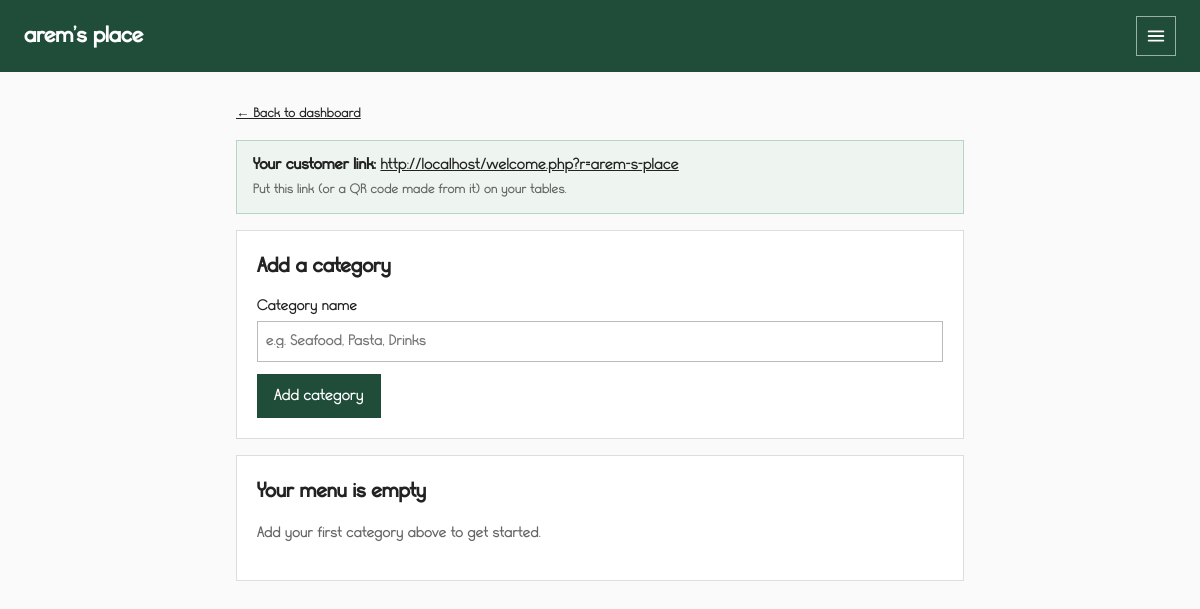
The page /admin.php (signed in) on the database as committed earlier.
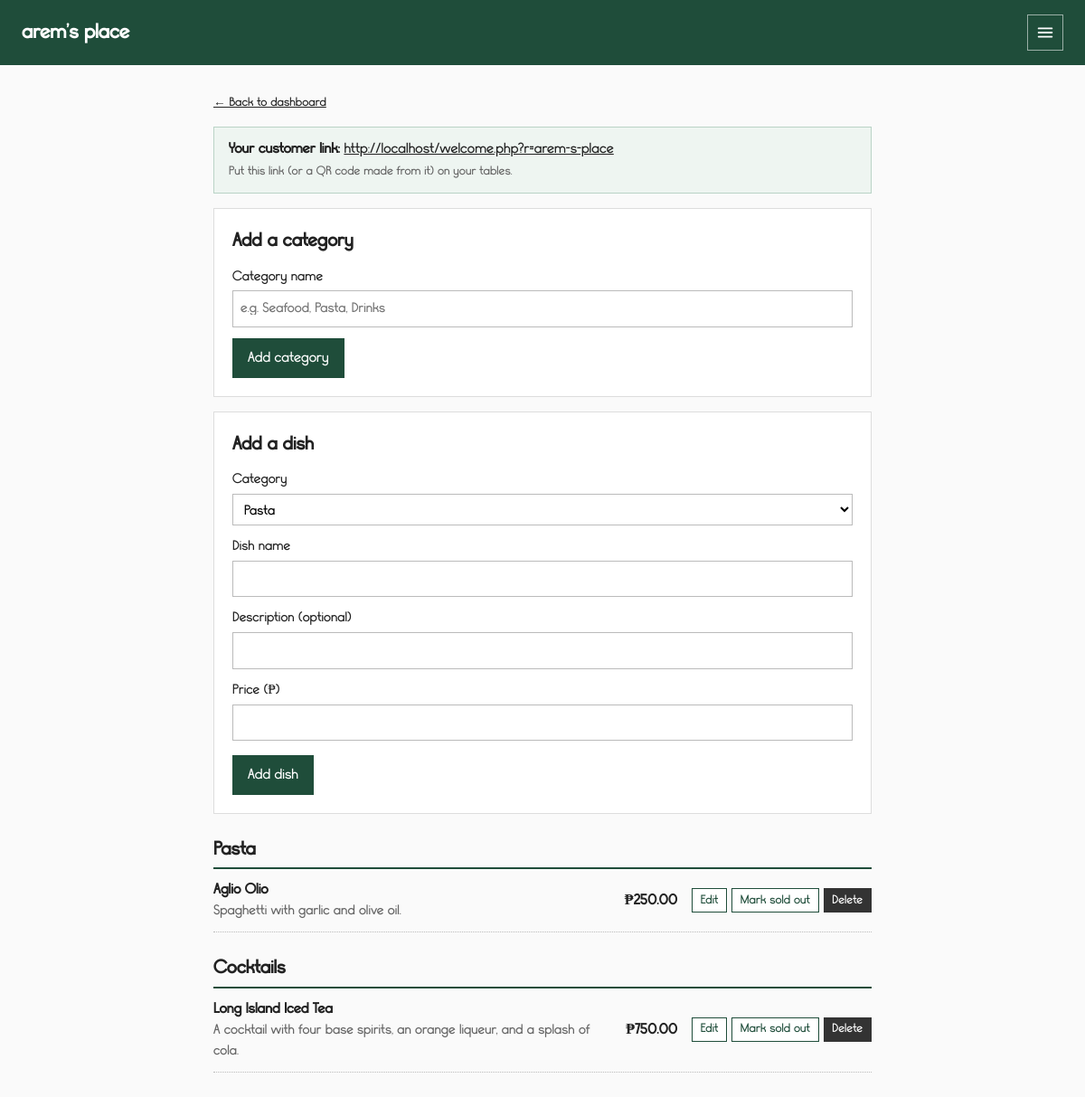
The same page on the database as committed later.
### tables this page shows
CREATE TABLE categories (
            id INTEGER PRIMARY KEY AUTOINCREMENT,
            restaurant_id INTEGER NOT NULL REFERENCES restaurants(id),
            name TEXT NOT NULL,
            sort_order INTEGER NOT NULL DEFAULT 0
        );

CREATE TABLE dishes (
            id INTEGER PRIMARY KEY AUTOINCREMENT,
            restaurant_id INTEGER NOT NULL REFERENCES restaurants(id),
            category_id INTEGER NOT NULL REFERENCES categories(id),
            name TEXT NOT NULL,
            description TEXT,
            price REAL NOT NULL,
            available INTEGER NOT NULL DEFAULT 1        -- 0 = sold out
        );

### DataStructures/DynamicArray.php (called while the page is built, shortened)
<?php
class DynamicArray {
    private ?ArraySlot $head;
    public function __construct(int $capacity = self::MIN_CAPACITY) {
        $this->capacity = $capacity;
        $this->head = self::allocate($capacity);
    }
    private static function allocate(int $count): ?ArraySlot {
        $head = null;
        for ($i = 0; $i < $count; $i++) {
            $slot = new ArraySlot();
            $slot->next = $head;
            $head = $slot;
        }
        return $head;
    }
    private function slotAt(int $index): ArraySlot {
        $slot = $this->head;
        for ($i = 0; $i < $index; $i++) $slot = $slot->next;
        return $slot;
    }
    public function get(int $index) {
        return $this->slotAt($index)->value;
    }
}

### DataStructures/HashMap.php (called while the page is built, shortened)
<?php
require_once __DIR__ . '/DynamicArray.php';
class HashMap {
    private DynamicArray $buckets;
    private int $capacity;
    public function __construct(int $capacity = 16) {
        $this->capacity = $capacity;
        $this->buckets = self::emptyTable($capacity);
    }
    private static function emptyTable(int $capacity): DynamicArray {
        $table = new DynamicArray($capacity);
        for ($i = 0; $i < $capacity; $i++) $table->add(null);
        return $table;
    }
    private static function hash($key, int $capacity): int {
        $text = (string)$key;
        $length = strlen($text);
        $h = 5381;
        for ($i = 0; $i < $length; $i++) {
            $h = (($h * 33) + ord($text[$i])) % 2147483647;
        }
        return $h % $capacity;
    }
    private function findEntry($key): ?HashEntry {
        $entry = $this->buckets->get(self::hash($key, $this->capacity));
        return null;
    }
    public function put($key, $value): void {
        $existing = $this->findEntry($key);
        $index = self::hash($key, $this->capacity);
        $this->buckets->set($index, new HashEntry($key, $value, $this->buckets->get($index)));
    }
}

### admin.php (the view, shortened to what this page needs)
<?php
require_once __DIR__ . '/menu_functions.php';
$rid = (int)$_SESSION['restaurant_id'];
[$grouped] = load_menu($rid, false);
$edit = null;
$link  = base_url() . '/welcome.php?r=' . $_SESSION['slug'];
page_start('My menu', owner_nav(), '', $_SESSION['restaurant_name']);
?>
<main class="narrow stack-gap">
    <p class="small"><a href="dashboard.php">&larr; Back to dashboard</a></p>
    <div class="linkbox">
        <strong>Your customer link:</strong> <a href="<?= e($link) ?>"><?= e($link) ?></a><br>
        <span class="muted small">Put this link (or a QR code made from it) on your tables.</span>
    </div>
    <form method="post" class="box">
        <h2>Add a category</h2>
        <label>Category name <input name="name" placeholder="e.g. Seafood, Pasta, Drinks" required></label>
        <button class="btn">Add category</button>
    </form>
    <?php if ($grouped): ?>
    <form method="post" class="box" id="dish-form">
        <h2><?= $edit ? 'Edit dish' : 'Add a dish' ?></h2>
        <label>Category
            <select name="category_id">
                <?php foreach ($grouped as $g): $cid = (int)$g['category']['id']; ?>
                    <option value="<?= $cid ?>" <?= ($edit && (int)$edit['category_id'] === $cid) ? 'selected' : '' ?>>
                        <?= e($g['category']['name']) ?></option>
                <?php endforeach; ?>
            </select>
        </label>
        <label>Dish name <input name="name" value="<?= e($edit['name'] ?? '') ?>" required></label>
        <label>Description (optional) <input name="description" value="<?= e($edit['description'] ?? '') ?>"></label>
        <label>Price (₱) <input type="number" name="price" step="0.01" min="0.01" value="<?= e($edit['price'] ?? '') ?>" required></label>
        <div class="actions">
            <button class="btn"><?= $edit ? 'Save changes' : 'Add dish' ?></button>
        </div>
    </form>
    <?php endif; ?>
    <div>
    <?php if (!$grouped): ?>
        <div class="box"><h2>Your menu is empty</h2><p class="muted">Add your first category above to get started.</p></div>
    <?php endif; ?>
    <?php foreach ($grouped as $g): $cid = (int)$g['category']['id']; ?>
        <div class="cat-head">
            <h2><?= e($g['category']['name']) ?></h2>
        </div>
        <?php foreach ($g['dishes'] as $d): $isOn = (int)$d['available'] === 1; ?>
            <div class="dish <?= $isOn ? '' : 'sold' ?>">
                <div class="dish-info">
                    <strong><?= e($d['name']) ?><?= $isOn ? '' : ' (sold out)' ?></strong>
                    <span class="muted"><?= e($d['description']) ?></span>
                </div>
                <span class="price"><?= peso($d['price']) ?></span>
                <div class="row-actions">
                    <a class="btn tiny light" href="admin.php?edit=<?= (int)$d['id'] ?>#dish-form">Edit</a>
                    <form method="post" class="inline">
                        <button class="btn tiny light"><?= $isOn ? 'Mark sold out' : 'Mark available' ?></button>
                    </form>
                    <form method="post" class="inline" onsubmit="return confirm('Delete this dish?')">
                        <button class="btn tiny dark">Delete</button>
                    </form>
                </div>
            </div>
        <?php endforeach; ?>
    <?php endforeach; ?>
    </div>
</main>
<?php page_end();

### bootstrap.php (shortened to what this page needs)
<?php
require_once __DIR__ . '/DataStructures/DynamicArray.php';
require_once __DIR__ . '/DataStructures/Queue.php';
require_once __DIR__ . '/DataStructures/HashMap.php';
function open_db(string $file): PDO {
    $pdo = new PDO('sqlite:' . $file);
    $pdo->setAttribute(PDO::ATTR_ERRMODE, PDO::ERRMODE_EXCEPTION);
    $pdo->setAttribute(PDO::ATTR_DEFAULT_FETCH_MODE, PDO::FETCH_ASSOC);
    $pdo->exec('PRAGMA foreign_keys = ON');
    return $pdo;
}
function schema_is_outdated(PDO $pdo): bool {
    $st = $pdo->prepare('SELECT COUNT(*) FROM sqlite_master WHERE type = ? AND name = ?');
    $st->execute(['table', 'users']);
    foreach ($pdo->query('PRAGMA table_info(users)') as $column) {
        if ($column['name'] === 'restaurant_id') return false;
    }
    return true;
}
function db(): PDO {
    static $pdo = null;
    if ($pdo) return $pdo;
    $dir  = __DIR__ . '/data';
    $file = $dir . '/restaurant.sqlite';
    $pdo = open_db($file);
    if (schema_is_outdated($pdo)) {
        $pdo = null;
        $backup = $dir . '/restaurant.old-' . date('Ymd-His') . '.sqlite';
        if (!rename($file, $backup)) {
            throw new RuntimeException('Could not move the outdated database aside. Delete ' . $file . ' and reload.');
        }
        $_SESSION = [];
        session_regenerate_id(true);
        $pdo = open_db($file);
    }
    $pdo->exec("
        CREATE TABLE IF NOT EXISTS restaurants (
            id INTEGER PRIMARY KEY AUTOINCREMENT,
            name TEXT NOT NULL,
            slug TEXT UNIQUE NOT NULL,                 -- used in the customer link
            table_count INTEGER NOT NULL DEFAULT 20
        );
        CREATE TABLE IF NOT EXISTS users (
            id INTEGER PRIMARY KEY AUTOINCREMENT,
            restaurant_id INTEGER NOT NULL REFERENCES restaurants(id),
            username TEXT UNIQUE NOT NULL,
            password_hash TEXT NOT NULL,
            role TEXT NOT NULL                          -- owner | kitchen
        );
        CREATE TABLE IF NOT EXISTS categories (
            id INTEGER PRIMARY KEY AUTOINCREMENT,
            restaurant_id INTEGER NOT NULL REFERENCES restaurants(id),
            name TEXT NOT NULL,
            sort_order INTEGER NOT NULL DEFAULT 0
        );
        CREATE TABLE IF NOT EXISTS dishes (
            id INTEGER PRIMARY KEY AUTOINCREMENT,
            restaurant_id INTEGER NOT NULL REFERENCES restaurants(id),
            category_id INTEGER NOT NULL REFERENCES categories(id),
            name TEXT NOT NULL,
            description TEXT,
            price REAL NOT NULL,
            available INTEGER NOT NULL DEFAULT 1        -- 0 = sold out
        );
        CREATE TABLE IF NOT EXISTS orders (
            id INTEGER PRIMARY KEY AUTOINCREMENT,
            restaurant_id INTEGER NOT NULL REFERENCES restaurants(id),
            table_no INTEGER NOT NULL,
            customer_name TEXT NOT NULL,
            note TEXT,
            status TEXT NOT NULL DEFAULT 'queued',      -- queued | cooking | served
            total REAL NOT NULL,
            created_at TEXT NOT NULL DEFAULT CURRENT_TIMESTAMP
        );
        CREATE TABLE IF NOT EXISTS order_items (
            id INTEGER PRIMARY KEY AUTOINCREMENT,
            order_id INTEGER NOT NULL REFERENCES orders(id),
            dish_id INTEGER NOT NULL,
            dish_name TEXT NOT NULL,                    -- copied at order time, so later menu edits
            price REAL NOT NULL,                        -- never change what an old order shows
            qty INTEGER NOT NULL
        );
    ");
    return $pdo;
}
function e($s): string { return htmlspecialchars((string)$s, ENT_QUOTES, 'UTF-8'); }
function peso($n): string { return '₱' . number_format((float)$n, 2); }
function base_url(): string {
    $scheme = (!empty($_SERVER['HTTPS']) && $_SERVER['HTTPS'] !== 'off') ? 'https' : 'http';
    return $scheme . '://' . $_SERVER['HTTP_HOST'] . rtrim(dirname($_SERVER['SCRIPT_NAME']), '/\\');
}
function page_start(string $title, string $right = '', string $extraHead = '', string $heading = ''): void { ?>
<!DOCTYPE html>
<html lang="en">
<head>
<link rel="stylesheet" href="style.css">
</head>
<body>
<header class="top">
    <h1><?= e($heading !== '' ? $heading : $title) ?></h1>
    <div class="top-right"><?= $right ?></div>
</header>
<?php }
function page_end(): void { echo "</body>\n</html>\n"; }
function header_menu(array $links, string $user = '', string $note = ''): string {
    $html = '<div class="header-account">';
    $html .= '<details class="menu">'
           . '<summary class="menu-button" aria-label="Account menu" title="Account menu">'
           . '<svg xmlns="http://www.w3.org/2000/svg" width="22" height="22" viewBox="0 0 24 24" fill="none" '
           . 'stroke="currentColor" stroke-width="2" stroke-linecap="round" aria-hidden="true" focusable="false">'
           . '<path d="M4 7h16M4 12h16M4 17h16"/></svg>'
           . '</summary>'
           . '<nav class="menu-panel" aria-label="Account menu">';
    foreach ($links as $label => $href) {
        $html .= '<a href="' . e($href) . '">' . e($label) . '</a>';
    }
    return $html . '</nav></details></div>';
}
function owner_nav(): string {
    return header_menu([
        'Menu'             => 'admin.php',
        'Dashboard'        => 'dashboard.php',
        'Staff & Settings' => 'staff.php',
        'Kitchen Screen'   => 'kitchen.php',
        'Sign Out'         => 'logout.php',
    ]);
}
function load_menu(int $restaurantId, bool $customerView = true): array {
    $cats = db()->prepare('SELECT * FROM categories WHERE restaurant_id = ? ORDER BY sort_order, id');
    $cats->execute([$restaurantId]);
    $dishQuery = db()->prepare(
        'SELECT * FROM dishes WHERE category_id = ?' . ($customerView ? ' AND available = 1' : '') . ' ORDER BY id'
    );
    $map = new HashMap();
    $grouped = [];
    foreach ($cats->fetchAll() as $c) {
        $dishQuery->execute([$c['id']]);
        $dishes = $dishQuery->fetchAll();
        foreach ($dishes as $d) $map->put((int)$d['id'], $d);
        $grouped[] = ['category' => $c, 'dishes' => $dishes];
    }
    return [$grouped, $map];
}

### style.css (style rules this page uses)
* { box-sizing: border-box; }
body { margin: 0; font-family: "Noname", Georgia, "Times New Roman", serif; color: #222; background: #fafafa; line-height: 1.5; }
a { color: inherit; }
h1, h2 { margin: 0 0 .5rem; }
h2 { font-size: 1.3rem; }
.top { display: flex; justify-content: space-between; align-items: center; flex-wrap: wrap; gap: .5rem; padding: 1rem 1.5rem; background: #1f4d3a; color: #fff; }
.top h1 { font-size: 1.4rem; margin: 0; }
.top-right { margin-left: auto; text-align: right; }
.header-account { display: inline-flex; align-items: center; gap: .75rem; }
.menu { position: relative; }
.menu summary { list-style: none; }
.menu-button { display: grid; place-items: center; width: 2.5rem; height: 2.5rem; padding: 0; border: 1px solid rgba(255, 255, 255, .55); background: transparent; color: #fff; cursor: pointer; }
.narrow { max-width: 760px; margin: 2rem auto; padding: 0 1rem; }
.box { background: #fff; border: 1px solid #ddd; padding: 1.25rem; }
.muted { color: #666; font-size: .95rem; }
.small { font-size: .85rem; }
label { display: block; margin: .75rem 0; font-size: .95rem; }
input, textarea { display: block; width: 100%; padding: .5rem; margin-top: .25rem; border: 1px solid #bbb; font: inherit; }
.btn { display: inline-block; padding: .55rem 1rem; border: 1px solid #1f4d3a; background: #1f4d3a; color: #fff; font: inherit; text-decoration: none; cursor: pointer; text-align: center; }
.btn.light { background: #fff; color: #1f4d3a; }
.btn.dark { background: #333; border-color: #333; }
.btn.tiny { padding: .15rem .55rem; font-size: .85rem; }
.dish { display: flex; align-items: center; gap: 1rem; padding: .7rem 0; border-bottom: 1px dotted #bbb; }
.dish-info { flex: 1; display: flex; flex-direction: column; }
.price { font-weight: bold; white-space: nowrap; }
.actions { display: flex; justify-content: space-between; gap: .5rem; flex-wrap: wrap; margin-top: 1rem; }
select { display: block; width: 100%; padding: .5rem; margin-top: .25rem; border: 1px solid #bbb; font: inherit; background: #fff; }
.inline { display: inline; }
.row-actions { display: flex; gap: .3rem; flex-wrap: wrap; align-items: center; }
.cat-head { display: flex; justify-content: space-between; align-items: end; margin-top: 1.5rem; border-bottom: 2px solid #1f4d3a; }
.cat-head h2 { margin: 0 0 .25rem; }
.linkbox { background: #eef5f1; border: 1px solid #b9d3c6; padding: .75rem 1rem; margin-bottom: 1rem; word-break: break-all; }
.stack-gap > * + * { margin-top: 1rem; }

Rows that differ between the two databases and show on the page:
now on this page (row edited): categories: name "Pasta"
now on this page (row edited): dishes: name "Aglio Olio", description "Spaghetti with garlic and olive oil.", price "₱250.00", available "Mark sold out", shown under "Pasta"
added categories: name "Cocktails"
added dishes: name "Long Island Iced Tea", description "A cocktail with four base spirits, an orange liqueur, and a splash of cola.", price "₱750.00", available "Mark sold out", shown under "Cocktails"
Other text that changed with them:
form field category_id: (not shown) → "Pasta"
text no longer shown: "Your menu is empty Add your first category above to get started."
text now shown: "Add a dish Category Dish name Description (optional) Price (₱) Add dish"
